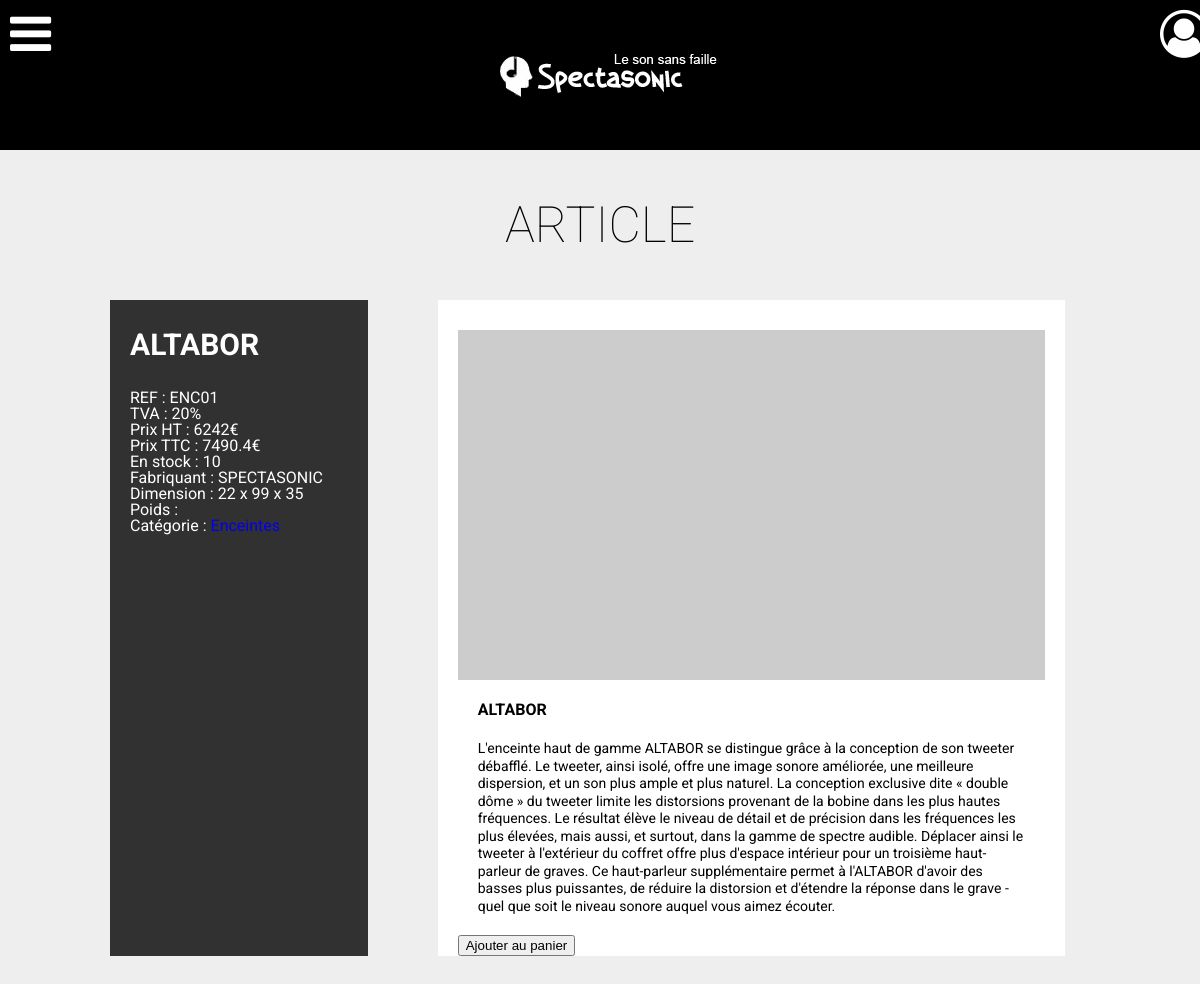
/Article/showArticle.php?product=4, run on the app's committed database.
### tables this page shows
CREATE TABLE IF NOT EXISTS `article` (
  `id_article` INT(11) NOT NULL AUTO_INCREMENT,
  `name` VARCHAR(50) CHARACTER SET 'utf8' COLLATE 'utf8_unicode_ci' NOT NULL,
  `reference` VARCHAR(20) CHARACTER SET 'utf8' COLLATE 'utf8_unicode_ci' NULL DEFAULT NULL,
  `quantity` INT(3) NOT NULL,
  `public_price` INT(6) NOT NULL,
  `weight` FLOAT NULL DEFAULT NULL,
  `dimension` VARCHAR(50) CHARACTER SET 'utf8' COLLATE 'utf8_unicode_ci' NULL DEFAULT NULL,
  `picture` VARCHAR(50) CHARACTER SET 'utf8' COLLATE 'utf8_unicode_ci' NULL DEFAULT NULL,
  `manufacturer_id_manufacturer` INT(11) NOT NULL,
  `article_category_code` INT(11) NOT NULL,
  `article_category_language_id_language` INT(11) NOT NULL,
  PRIMARY KEY (`id_article`),
  INDEX `fk_article_manufacturer1_idx` (`manufacturer_id_manufacturer` ASC),
  INDEX `fk_article_article_category1_idx` (`article_category_code` ASC, `article_category_language_id_language` ASC),
  CONSTRAINT `fk_article_manufacturer1`
    FOREIGN KEY (`manufacturer_id_manufacturer`)
    REFERENCES `manufacturer` (`id_manufacturer`)
    ON DELETE CASCADE
    ON UPDATE CASCADE,
  CONSTRAINT `fk_article_article_category1`
    FOREIGN KEY (`article_category_code` , `article_category_language_id_language`)
    REFERENCES `article_category` (`code` , `language_id_language`)
    ON DELETE CASCADE
    ON UPDATE CASCADE);

CREATE TABLE IF NOT EXISTS `manufacturer` (
  `id_manufacturer` INT(11) NOT NULL AUTO_INCREMENT,
  `name` VARCHAR(45) CHARACTER SET 'utf8' NOT NULL,
  `adress` VARCHAR(50) CHARACTER SET 'utf8' NULL DEFAULT NULL,
  `postal_code` VARCHAR(25) CHARACTER SET 'utf8' NULL DEFAULT NULL,
  `city` VARCHAR(45) CHARACTER SET 'utf8' NULL DEFAULT NULL,
  `country` INT(5) NULL DEFAULT NULL,
  PRIMARY KEY (`id_manufacturer`));

CREATE TABLE IF NOT EXISTS `article_category` (
  `code` INT(11) NOT NULL,
  `name` VARCHAR(50) CHARACTER SET 'utf8' COLLATE 'utf8_unicode_ci' NOT NULL,
  `description` LONGTEXT CHARACTER SET 'utf8' COLLATE 'utf8_unicode_ci' NULL DEFAULT NULL,
  `language_id_language` INT(11) NOT NULL,
  PRIMARY KEY (`code`, `language_id_language`),
  INDEX `fk_article_category_language1_idx` (`language_id_language` ASC),
  CONSTRAINT `fk_article_category_language1`
    FOREIGN KEY (`language_id_language`)
    REFERENCES `language` (`id_language`)
    ON DELETE CASCADE
    ON UPDATE CASCADE);

CREATE TABLE IF NOT EXISTS `characteristics` (
  `id_characteristics` INT(11) NOT NULL AUTO_INCREMENT,
  `article_id_article` INT(11) NOT NULL,
  `description` LONGTEXT CHARACTER SET 'utf8' COLLATE 'utf8_unicode_ci' NOT NULL,
  `specification` LONGTEXT CHARACTER SET 'utf8' COLLATE 'utf8_unicode_ci' NULL DEFAULT NULL,
  `language_id_language` INT(11) NOT NULL,
  PRIMARY KEY (`id_characteristics`, `article_id_article`),
  INDEX `fk_characteristics_article1_idx` (`article_id_article` ASC),
  INDEX `fk_characteristics_language1_idx` (`language_id_language` ASC),
  CONSTRAINT `fk_characteristics_article1`
    FOREIGN KEY (`article_id_article`)
    REFERENCES `article` (`id_article`)
    ON DELETE CASCADE
    ON UPDATE CASCADE,
  CONSTRAINT `fk_characteristics_language1`
    FOREIGN KEY (`language_id_language`)
    REFERENCES `language` (`id_language`)
    ON DELETE CASCADE
    ON UPDATE CASCADE);

### Class/Functions.php (called while the page is built, shortened)
<?php
require_once("DbConnection.php");
require_once("Products.php");
require_once("Manufacturers.php");
require_once("ProductCategs.php");
Class Functions{
  private $products;
  private $manufacturers;
  private $productCategs;
  function __construct(){
    $this->_DB = new DbConnection();
    $this->products = new Products($this->_DB);
    $this->manufacturers = new Manufacturers($this->_DB);
    $this->productCategs = new ProductCategs($this->_DB);
  }
  function getProductByID($id)
  {
    return $this->products->productByID($id);
  }
  function getCharacteristicsByIdArticle($idArticle)
  {
    return $this->products->getCharacteristicsByIdArticle($idArticle);
  }
  function getManufacturerById($id)
  {
    return $this->manufacturers->getManufacturerById($id);
  }
  function getProductCategByID($categId)
  {
    return $this->productCategs->getProductCategByID($categId);
  }
}

### Class/Products.php (called while the page is built, shortened)
<?php
class Products {
  private $DB;
     function __construct($DB) {
       $this->DB = $DB;
     }
     public function productByID($id)
     {
        $sql = "SELECT * FROM article WHERE id_article = :id";
        $array = array(
          ':id' => $id);
        $sth = $this->DB->query($sql, $array);
        return $sth->fetch(PDO::FETCH_ASSOC);
     }
     public function getCharacteristicsByIdArticle($idArticle)
     {
       $sql = "SELECT * FROM characteristics WHERE article_id_article = :articleId";
       $array = array(
         ':articleId' => $idArticle);
       $sth = $this->DB->query($sql, $array);
       return $sth->fetchAll(PDO::FETCH_ASSOC);
     }
}

### Class/DbConnection.php (called while the page is built, shortened)
<?php
class DbConnection {
    private $dsn = 'mysql:dbname=pepsi2;host=localhost';
    private  $user = 'admin';
    private  $password = '1234';
    private $dbh = false;
    public function dbConect(){
      if ( ! $this->dbh ){
        try {
          $this->dbh = new PDO($this->dsn, $this->user, $this->password, array(PDO::ATTR_ERRMODE => PDO::ERRMODE_WARNING));
          $this->dbh->exec('SET NAMES UTF8');
        } catch (PDOException $e) {
          die('Connexion échouée : ' . $e->getMessage());
        }
      }
    }
    public function query($stat, $arg = false)
    {
      try {
        if ($arg) {
            $req = $this->dbh->prepare($stat);
            $req->execute($arg);
        } else {
            $req = $this->dbh->query($stat);
        }
        if(strtoupper(explode(" ", $stat)[0]) == "INSERT"){
          return $this->dbh->lastInsertId();
        }
        elseif(strtoupper(explode(" ", $stat)[0]) == "UPDATE" || strtoupper(explode(" ", $stat)[0]) == "DELETE") {
          return $req->rowCount();
        }
        else
        {
          return $req;
        }
      } catch (PDOException $e) {
        die('Problème rencontré lors de l execution de la requete : ' . $e->getMessage());
      }
    }
}

### Class/Manufacturers.php (called while the page is built, shortened)
<?php
class Manufacturers {
   private $DB;
   function __construct($DB) {
     $this->DB = $DB;
   }
   public function getManufacturerById($id)
   {
     $sql = "SELECT * FROM manufacturer WHERE id_manufacturer ='".$id ."' LIMIT 1";
     $sth = $this->DB->query($sql);
     return $sth->fetch(PDO::FETCH_ASSOC);
   }
}

### Class/ProductCategs.php (called while the page is built, shortened)
<?php
class ProductCategs {
   private $DB;
   function __construct($DB) {
     $this->DB = $DB;
   }
   public function getProductCategByID($categID)
   {
     $sql = "SELECT * FROM article_category WHERE code = :categId";
     $array = array(
       ':categId' => $categID);
     $sth = $this->DB->query($sql, $array);
     return $sth->fetchAll(PDO::FETCH_ASSOC);
   }
 }

### Article/showArticle.php (the view, shortened to what this page needs)
<?php
  include '../header.php';
  include "../Class/Functions.php";
  $lstFunctions = new Functions();
  $currentProduct = $lstFunctions->getProductByID($_GET['product']);
?>
<div class="wrap">
<h1 class="wow fadeIn">Article</h1>
<form method="post">
  <section class="catalogue_products wow fadeInUp">
      <article class="catalogue_products_title back">
          <h2><?php echo $currentProduct['name']; ?></h2>
          <ul>
              <li>REF : <?php echo $currentProduct['reference']; ?></li>
              <li>TVA : 20%</li>
              <li>Prix HT : <?php echo $currentProduct['public_price']."€"; ?></li>
              <li>Prix TTC : <?php echo ((intval($currentProduct['public_price']) * 1.20)."€"); ?></li>
              <li>En stock : <?php echo $currentProduct['quantity']; ?></li>
              <li>Fabriquant : <?php echo $lstFunctions->getManufacturerById($currentProduct['manufacturer_id_manufacturer'])['name']; ?></li>
              <li>Dimension : <?php echo $currentProduct['dimension']; ?></li>
              <li>Poids : <?php echo $currentProduct['weight']; ?></li>
              <li>Catégorie : <a href="../CategArticle/showCateg.php?categ=<?php echo $currentProduct['article_category_code']; ?>"><?php echo $lstFunctions->getProductCategByID($currentProduct['article_category_code'])[0]['name']; ?></a></li>
          </ul>
      </article>
      <div class="catalogue_products_wrap">
      <article class="article_products_display">
          <a class="article_img_link"><img src="http://lorempixel.com/output/city-q-c-250-175-4.jpg" /></a>
          <div class="article_products_display_details">
              <p class="article_products_display_details_title"><?php echo $currentProduct['name']; ?></p>
              <p><?php echo $lstFunctions->getCharacteristicsByIdArticle($currentProduct['id_article'])[0]['description']; ?></p>
              <p><?php echo $lstFunctions->getCharacteristicsByIdArticle($currentProduct['id_article'])[0]['specification']; ?></p>
          </div>
          <input type="submit" class="upload-submit" value="Ajouter au panier" name="ajoutPanier">
      </article>
      </div>
  </section>
</form>
</div>
<?php
include '../footer.php';
?>

### css/style.css (style rules this page uses)
html,body,div,span,applet,object,iframe,h1,h2,h3,h4,h5,h6,p,blockquote,pre,a,abbr,acronym,address,big,cite,code,del,dfn,em,img,ins,kbd,q,s,samp,small,strike,strong,sub,sup,tt,var,b,u,i,center,dl,dt,dd,ol,ul,li,fieldset,form,label,legend,table,caption,tbody,tfoot,thead,tr,th,td,article,aside,canvas,details,embed,figure,figcaption,footer,header,hgroup,menu,nav,output,ruby,section,summary,time,mark,audio,video { margin:0;padding:0;border:0;font-size:100%;font:inherit;vertical-align:baseline }
article,aside,details,figcaption,figure,footer,header,hgroup,menu,nav,section { display:block }
body { line-height:1 }
ol,ul { list-style:none }
body { font-family:'Roboto',sans-serif;background:#eee }
a { text-decoration:none }
.wrap { max-width:1220px;height:100%;margin:0 auto }
h1 { font-size:50px;font-weight:100;color:#000;text-align:center;text-transform:uppercase }
.catalogue_products { width:100%;max-width:980px;height:auto;margin:50px auto;display:flex }
.catalogue_products .catalogue_products_title { width:250px;height:auto;padding-top:30px;padding-left:20px;background:#313131;margin-right:70px }
.catalogue_products .catalogue_products_title h2 { font-size:30px;font-weight:700;color:#fff;margin-bottom:30px;max-width:90% }
.catalogue_products .catalogue_products_title ul { color:#fff }
.catalogue_products .catalogue_products_title ul li { margin:0 auto }
.catalogue_products .catalogue_products_wrap { display:flex;flex-wrap:wrap;align-content:flex-start;width:70% }
.catalogue_products .article_products_display { width:100%;height:auto;margin-right:25px;padding-top:30px;padding-left:20px;padding-right:20px;background:#fff }
.catalogue_products .article_products_display .article_img_link { width:100%;height:350px;display:block;overflow:hidden }
.catalogue_products .article_products_display .article_img_link img { -webkit-transition:all .25s ease-in-out;transition:all .25s ease-in-out;width:100%;height:100% }
.catalogue_products .article_products_display p { font-size:14px;color:#000 }
.catalogue_products .article_products_display .article_products_display_details { width:100%;height:auto;background:#fff }
.catalogue_products .article_products_display .article_products_display_details .article_products_display_details_title { font-weight:700;font-size:16px;margin-bottom:0 }
.catalogue_products .article_products_display .article_products_display_details p { padding:20px 20px 0 20px;line-height:1.25em }

### data on the page
article: name "ALTABOR", reference "ENC01", public_price "6242", intval($currentProduct['public_price'])*1.20 "7490.4", quantity "10", manufacturer_id_manufacturer.name "SPECTASONIC", dimension "22 x 99 x 35", article_category_code.name "Enceintes", id_article.description "L'enceinte haut de gamme ALTABOR se distingue grâce à la conception de son tweeter débafflé. Le tweeter, ainsi isolé, offre une image sonore améliorée, une meilleure dispersion, et un son plus ample et plus naturel. La conception exclusive dite « double dôme » du tweeter limite les distorsions provenant de la bobine dans les plus hautes fréquences. Le résultat élève le niveau de détail et de précision dans les fréquences les plus élevées, mais aussi, et surtout, dans la gamme de spectre audible. Déplacer ainsi le tweeter à l'extérieur du coffret offre plus d'espace intérieur pour un troisième haut-parleur de graves. Ce haut-parleur supplémentaire permet à l'ALTABOR d'avoir des basses plus…"
